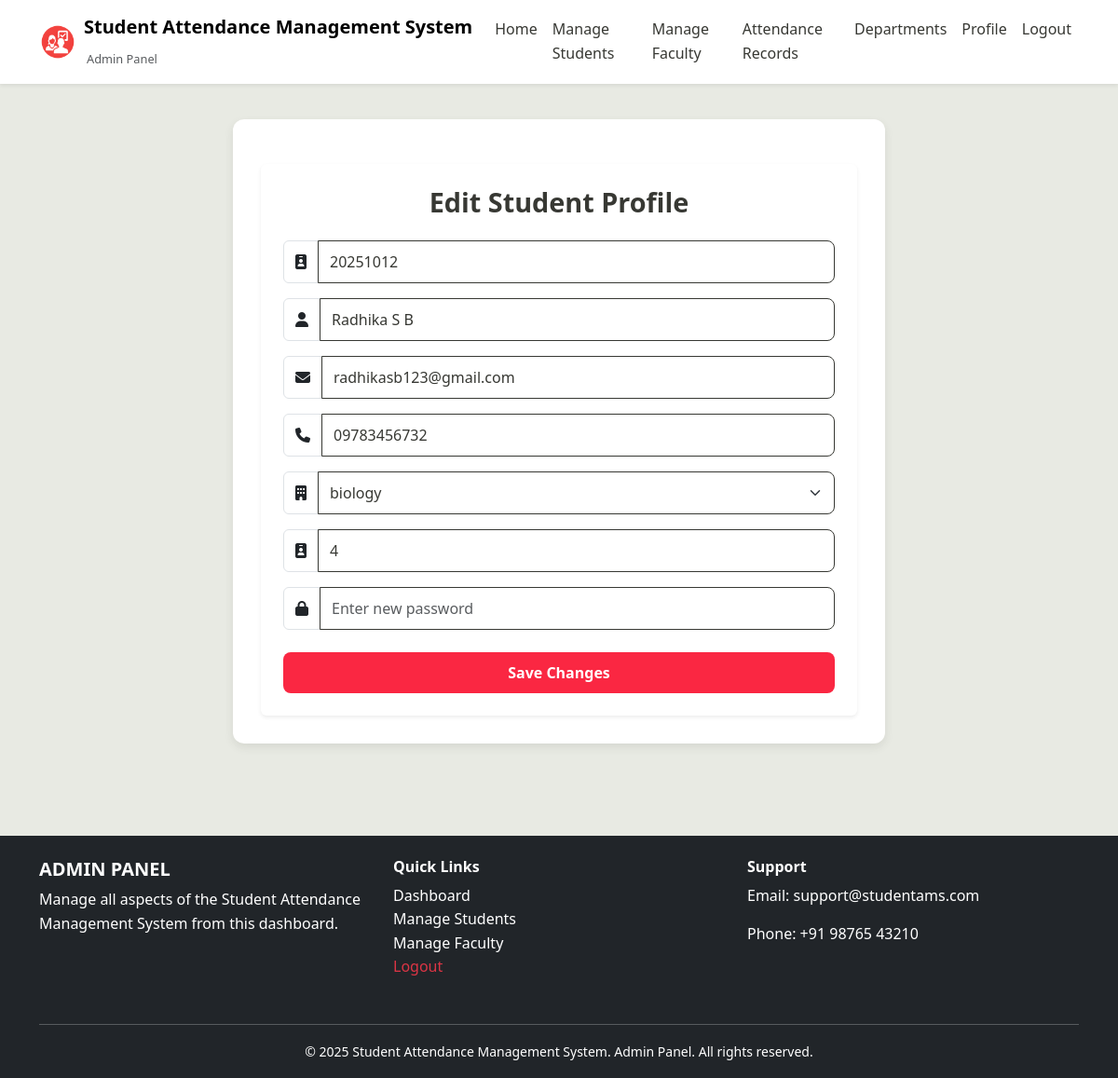
/appAdmin/adminStudentProfileEdit/20251012/ (signed in), run on an earlier commit of the app's database.
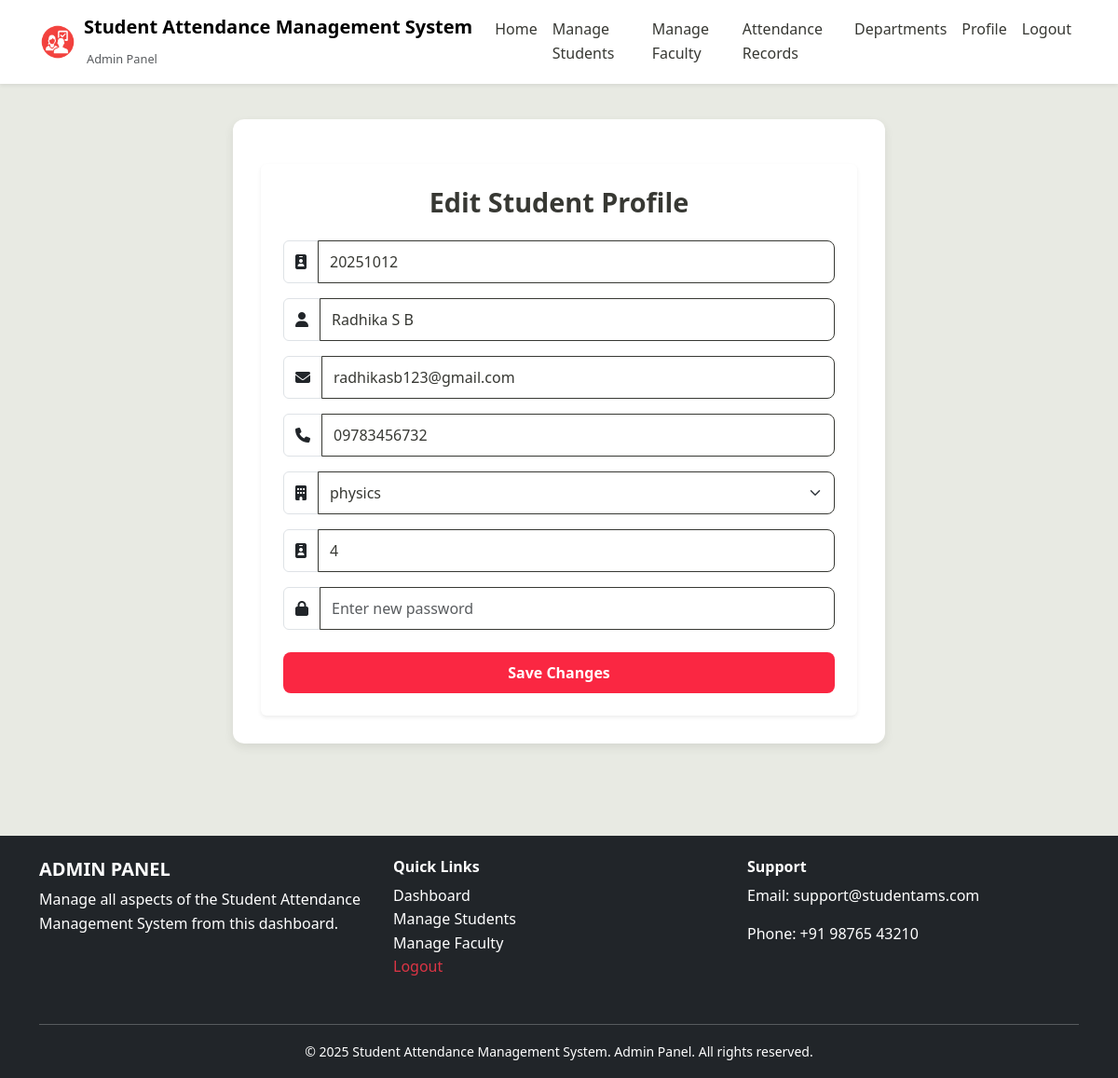
And on a later commit of the database.
### core/models.py (models this page shows, shortened)
class User(AbstractUser):
    ROLE_CHOICES = (
        ('admin', 'Admin'),
        ('faculty', 'Faculty'),
        ('student', 'Student'),
    )
    role = models.CharField(max_length=10, choices=ROLE_CHOICES)
    full_name = models.CharField(max_length=150, null=True, blank=True)

class StudentProfile(models.Model):
    user = models.OneToOneField(settings.AUTH_USER_MODEL, on_delete=models.CASCADE)
    admn_no = models.CharField(max_length=20, primary_key=True, unique=True)
    full_name = models.CharField(max_length=150, null=True, blank=True)
    roll_no = models.CharField(max_length=50, unique=True, blank=True,null=True)
    phone = models.CharField(max_length=15)
    department = models.CharField(max_length=100)

### adminPanel/views.py (the view)
    @login_required
    def wrapper(request, *args, **kwargs):
        if hasattr(request.user, 'role') and request.user.role == 'admin':
            return view_func(request, *args, **kwargs)
        else:
            return HttpResponseForbidden("You are not authorized to view this page.")

### adminPanel/views.py (called while the page is built, shortened)
def admin_required(view_func):
    @login_required
    def wrapper(request, *args, **kwargs):
        if hasattr(request.user, 'role') and request.user.role == 'admin':
            return view_func(request, *args, **kwargs)
        else:
            return HttpResponseForbidden("You are not authorized to view this page.")
    return wrapper

@never_cache
@admin_required
def adminEditStudent(request, admn_no):
    student = get_object_or_404(StudentProfile, admn_no=admn_no)
    user = student.user
    context = {
        'student': student,
        'user': student.user,
    }
    return render(request, 'Student_AMS/adminEditStudent.html', context)

### templates/Student_AMS/adminEditStudent.html (shortened to what this page needs)
{% extends "./adminBase.html" %}
{% block content %}
<main class="container flex-grow-1 pt-5 student-editprofile-content" style="margin-top:-30px; max-width: 700px;">
  <div class="card shadow-sm p-4 border-0">
    <h2 class="text-center mb-4 student-editprofile-heading">Edit Student Profile</h2>
    <form id="editProfileForm" class="student-editprofile-form" method="POST">
      <div class="mb-3 input-group">
        <span class="input-group-text bg-white"><i class="fa fa-id-badge"></i></span>
        <input type="text" class="form-control" id="admn_no" name="admn_no" readonly value="{{ student.admn_no }}" />
      </div>
      <div class="mb-3 input-group">
        <span class="input-group-text bg-white"><i class="fa fa-user"></i></span>
        <input type="text" class="form-control" id="fullName" name="fullName" required value="{{ student.full_name }}" />
      </div>
      <div class="mb-3 input-group">
        <span class="input-group-text bg-white"><i class="fa fa-envelope"></i></span>
        <input type="email" class="form-control" id="email" name="email" required value="{{ user.email }}" />
      </div>
      <div class="mb-3 input-group">
        <span class="input-group-text bg-white"><i class="fa fa-phone"></i></span>
        <input type="tel" class="form-control" id="phone" name="phone" required value="{{ student.phone }}" />
      </div>
      <div class="mb-3 input-group">
        <span class="input-group-text bg-white"><i class="fa fa-building"></i></span>
        <select class="form-select" id="department" name="department" required>
          <option value="physics" {% if student.department == 'physics' %}selected{% endif %}>physics</option>
          <option value="biology" {% if student.department == 'biology' %}selected{% endif %}>biology</option>
        </select>
      </div>
      <div class="mb-3 input-group">
        <span class="input-group-text bg-white"><i class="fa fa-id-badge"></i></span>
        <input type="text" class="form-control" id="rollNumber" name="rollNumber" required value="{{ student.roll_no }}" />
      </div>
      <div class="mb-4 input-group">
        <span class="input-group-text bg-white"><i class="fa fa-lock"></i></span>
        <input type="password" class="form-control" id="password" name="password" placeholder="Enter new password" />
      </div>
      <button type="submit" class="btn  w-100 student-editprofile-submit-btn">Save Changes</button>
    </form>
  </div>
</main> <br> <br>
{% endblock %}

What changed in the data, as far as the page shows it:
changed StudentProfile "Radhika S B": department "biology" → "physics"
